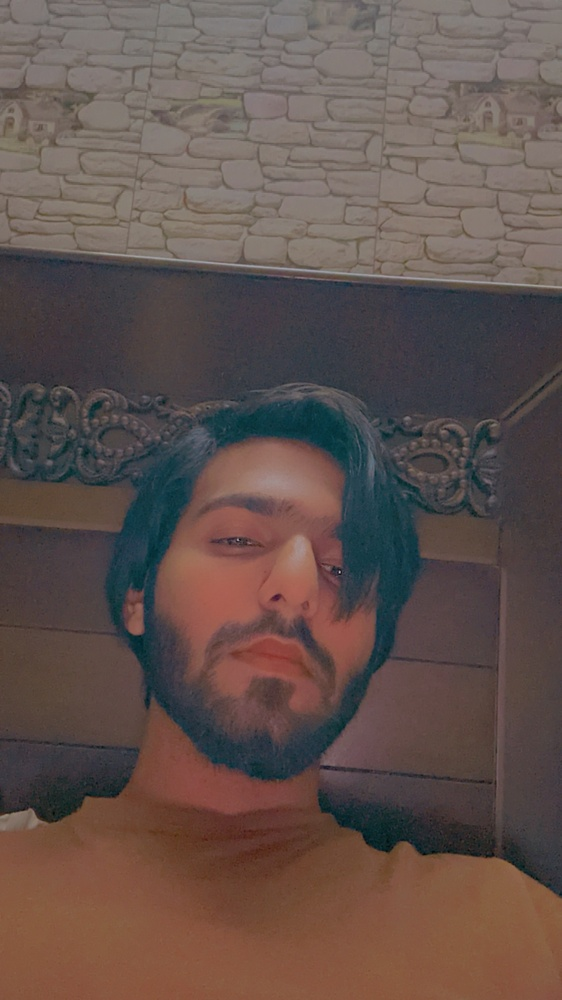
#> input picture Essa Awan.JPG, 562 x 1000 px, shrunk from 1242 x 2208 before the run, found by its file name
$ jupyter execute 'Lab task 6.ipynb'
#> lines starting #> are read from the running program, lines starting #| are printed output that depends on the picture
[cell 1]
import cv2
import numpy as np

input_image = cv2.imread(r'C:\Users\perve\OneDrive\Desktop\pai tasks\Essa Awan.JPG')
#> input_image is the input picture: shape (1000, 562, 3); mean B, G, R 77.2, 82, 98.3

segmentation_mask = np.zeros(input_image.shape[:2], np.uint8)
roi = (10, 10, input_image.shape[1] - 10, input_image.shape[0] - 10)
#> roi = (10, 10, 552, 990)

bg_model = np.zeros((1, 65), np.float64)
fg_model = np.zeros((1, 65), np.float64)
cv2.grabCut(input_image, segmentation_mask, roi, bg_model, fg_model, 5, cv2.GC_INIT_WITH_RECT)

final_mask = np.where((segmentation_mask == 2) | (segmentation_mask == 0), 0, 1).astype('uint8')
output_image = input_image * final_mask[:, :, np.newaxis]
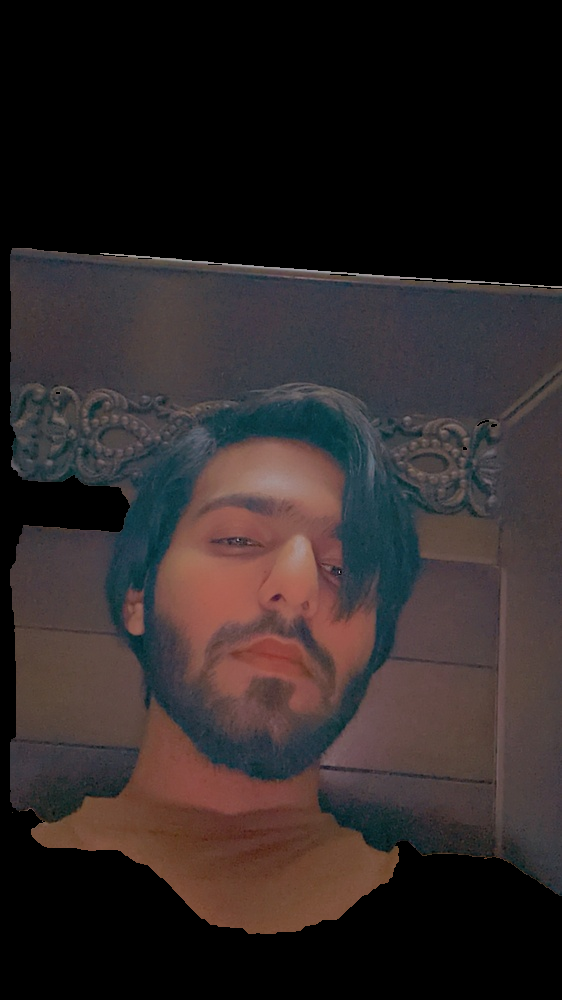
#> output_image: shape (1000, 562, 3); mean B, G, R 39, 39.1, 46.7

cv2.imshow('Processed Image', output_image)
cv2.waitKey(0)
cv2.destroyAllWindows()

cv2.imwrite('processed_output.jpg', output_image)
print("Image saved as processed_output.jpg")
